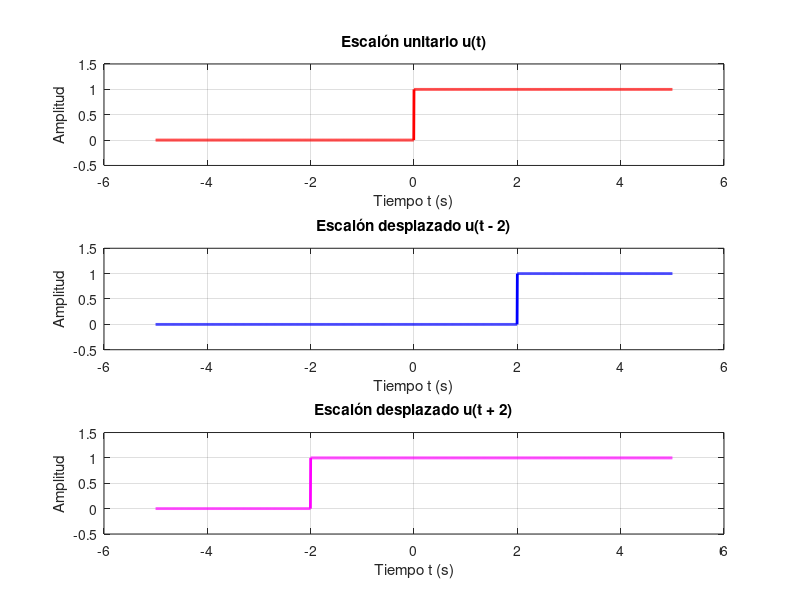

Source code (MATLAB):
% 01_a_escalon.m
% Señales escalón unitario y desplazamientos temporales.

clear; close all; clc;

t = linspace(-5, 5, 2001);
u1 = double(t >= 0);
u2 = double(t - 2 >= 0);2
u3 = double(t + 2 >= 0);

figure('Name', 'Escalones unitarios');

subplot(3, 1, 1);
plot(t, u1, 'r', 'LineWidth', 2); grid on; ylim([-0.5 1.5]);
title('Escalón unitario u(t)'); xlabel('Tiempo t (s)'); ylabel('Amplitud');

subplot(3, 1, 2);
plot(t, u2, 'b', 'LineWidth', 2); grid on; ylim([-0.5 1.5]);
title('Escalón desplazado u(t - 2)'); xlabel('Tiempo t (s)'); ylabel('Amplitud');

subplot(3, 1, 3);
plot(t, u3, 'm', 'LineWidth', 2); grid on; ylim([-0.5 1.5]);
title('Escalón desplazado u(t + 2)'); xlabel('Tiempo t (s)'); ylabel('Amplitud');

% Respuestas:
% 1) El desplazamiento de u(t - 2) y u(t + 2) ocurre en el tiempo.
% 2) Un término t - t0 desplaza la señal t0 segundos a la derecha; un
%    término t + t0 la desplaza t0 segundos a la izquierda.
